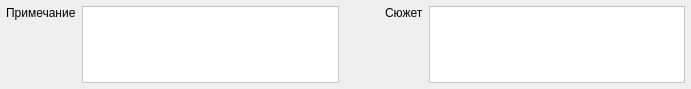
<?xml version="1.0" encoding="UTF-8"?>
<ui version="4.0">
 <class>StoryWidget</class>
 <widget class="QWidget" name="StoryWidget">
  <property name="geometry">
   <rect>
    <x>0</x>
    <y>0</y>
    <width>691</width>
    <height>89</height>
   </rect>
  </property>
  <property name="windowTitle">
   <string>Form</string>
  </property>
  <layout class="QVBoxLayout" name="verticalLayout">
   <property name="margin">
    <number>2</number>
   </property>
   <item>
    <widget class="QFrame" name="infoFrame">
     <property name="minimumSize">
      <size>
       <width>0</width>
       <height>85</height>
      </size>
     </property>
     <property name="maximumSize">
      <size>
       <width>16777215</width>
       <height>85</height>
      </size>
     </property>
     <property name="frameShape">
      <enum>QFrame::NoFrame</enum>
     </property>
     <property name="frameShadow">
      <enum>QFrame::Raised</enum>
     </property>
     <layout class="QVBoxLayout" name="verticalLayout_4">
      <property name="margin">
       <number>4</number>
      </property>
      <item>
       <layout class="QGridLayout" name="gridLayout_3">
        <item row="0" column="3">
         <widget class="QLabel" name="label_7">
          <property name="styleSheet">
           <string notr="true">background: transparent</string>
          </property>
          <property name="text">
           <string>Сюжет</string>
          </property>
          <property name="alignment">
           <set>Qt::AlignLeading|Qt::AlignLeft|Qt::AlignTop</set>
          </property>
         </widget>
        </item>
        <item row="0" column="0">
         <widget class="QLabel" name="label_8">
          <property name="styleSheet">
           <string notr="true">background: transparent</string>
          </property>
          <property name="text">
           <string>Примечание</string>
          </property>
          <property name="alignment">
           <set>Qt::AlignLeading|Qt::AlignLeft|Qt::AlignTop</set>
          </property>
         </widget>
        </item>
        <item row="0" column="1" rowspan="2">
         <widget class="QPlainTextEdit" name="markInfo">
          <property name="styleSheet">
           <string notr="true">background: white</string>
          </property>
         </widget>
        </item>
        <item row="0" column="2">
         <spacer name="horizontalSpacer_13">
          <property name="orientation">
           <enum>Qt::Horizontal</enum>
          </property>
          <property name="sizeType">
           <enum>QSizePolicy::Fixed</enum>
          </property>
          <property name="sizeHint" stdset="0">
           <size>
            <width>40</width>
            <height>20</height>
           </size>
          </property>
         </spacer>
        </item>
        <item row="0" column="4" rowspan="2">
         <widget class="QPlainTextEdit" name="storyInfo">
          <property name="styleSheet">
           <string notr="true">background: white</string>
          </property>
         </widget>
        </item>
       </layout>
      </item>
     </layout>
    </widget>
   </item>
  </layout>
 </widget>
 <resources/>
 <connections/>
</ui>
